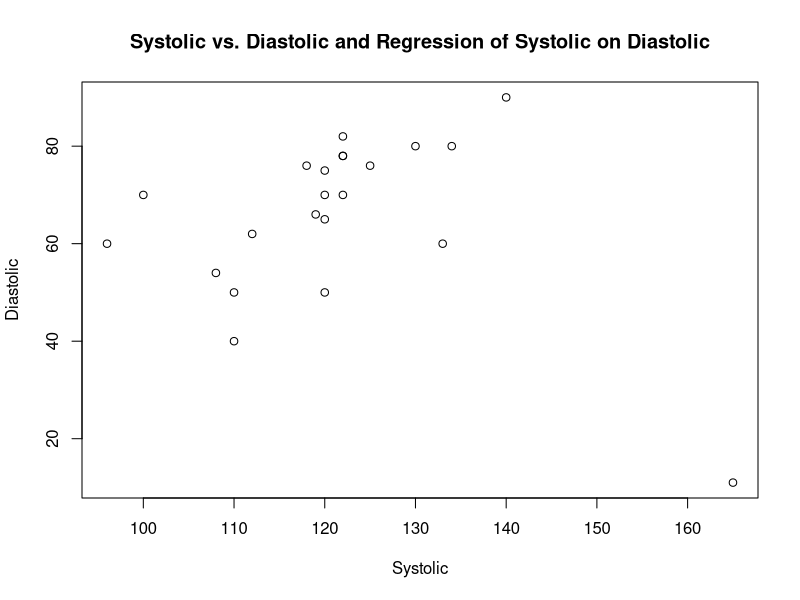

Recreate this plot in R. (Note: this script raises an error after producing the figure.)
##http://support.sas.com/documentation/cdl/en/procstat/66703/HTML/default/viewer.htm#procstat_univariate_examples01.htm

#library(Hmisc)
library(psych)

# create a data frame from scratch
patientID <- c('CK','CP','CP','FC','DS','JW','GS','HH','SS','BL','JI','RW','JW','SB','AB','FR','ES','MC','KD','BH','NS','EC')	

Systolic <- c(120,120,165,125,110,134,122,122,96, 140,110,133,130,118,122,100,120,119,108,120,122,112)
	
Diastolic <- c(50,75,11,76,50,80,70,82,60,90,40,60,80,76,78,70,70,66,54,65,78,62)
	
BPressure <- data.frame(patientID, Systolic, Diastolic)
	
summary(BPressure)
describe(BPressure)	

pdf("//fda.gov/WODC/CTP_Sandbox/OS/DPHS/StatisticsBranch/Team 2/Montes de Oca/rm_EXPLORE/0-MISC/code/results/SystolicDiastolic.pdf")
plot(Systolic, Diastolic)
abline(lm(Systolic~Diastolic))
title("Systolic vs. Diastolic and Regression of Systolic on Diastolic")
dev.off()

#or
dev.copy(png,"//fda.gov/WODC/CTP_Sandbox/OS/DPHS/StatisticsBranch/Team 2/Montes de Oca/rm_EXPLORE/0-MISC/code/results/SystolicDiastolic.png")
dev.off()

dev.copy(pdf,"//fda.gov/WODC/CTP_Sandbox/OS/DPHS/StatisticsBranch/Team 2/Montes de Oca/rm_EXPLORE/0-MISC/code/results/SystolicDiastolic.pdf")
dev.off()

#data fitness:
age <- c(44,44,38,40,44,44,45,54,51,48,57,52,51,51,49,52,40,42,47,43,38,45,47,49,51,49,54,50,54,57,48)
weight <- c(89.47,85.84,89.02,75.98,81.42,73.03,66.45,83.12,69.63,91.63,73.37,76.32,67.25,73.71,76.32,82.78,75.07,
68.15,77.45,81.19,81.87,87.66,79.15,81.42,77.91,73.37,79.38,70.87,91.63,59.08,61.24)
oxygen <- c(44.609,54.297,49.874,45.681,39.442,50.541,44.754,51.855,40.836,46.774,39.407,45.441,45.118,45.790,NA,
47.467,45.313,59.571,44.811,49.091,60.055,37.388,47.273,49.156,46.672,NA,46.080,54.625,39.203,50.545,47.920)
time <- c(11.37,  8.65,NA, 11.95, 13.08, 10.13, 11.12, 10.33, 10.95, 10.25, 12.63,  9.63, 11.08, 10.47,NA, 10.50,10.07,
 8.17,11.63,10.85, 8.63,14.03,10.60, 8.95,10.00,10.08,11.17, 8.92,12.88, 9.93,11.50)
fitness <- data.frame(age, weight, oxygen, time)
cor(age,weight)
cor(fitness, use="complete.obs", method="pearson")
cor(fitness, use="complete.obs")

library(Hmisc)
rcorr(as.matrix(fitness))
plot(fitness[,1:4])

#https://www.r-bloggers.com/correlation-and-linear-regression/
m1<-lm(weight~age, data=fitness)
summary(m1)
plot(m1)

par(mfrow=c(2,2))
plot(m1)


#transform data
fitness$Lweight<-log(fitness$weight)
plot(Lweight~age,fitness)
plot(weight~age,fitness)
hist(fitness$weight)
hist(fitness$Lweight)

#add normal curve:
Lweight <- fitness$Lweight
h<-hist(Lweight, breaks=10, col="red", xlab="xlab", main="main")
xfit<-seq(min(Lweight),max(Lweight),length=40)
yfit<-dnorm(xfit,mean=mean(Lweight),sd=sd(Lweight))
yfit <- yfit*diff(h$mids[1:2])*length(Lweight)
lines(xfit, yfit, col="blue", lwd=2)

weight <- fitness$weight
h<-hist(weight, breaks=10, col="red", xlab="xlab", main="main")
xfit<-seq(min(weight),max(weight),length=40)
yfit<-dnorm(xfit,mean=mean(weight),sd=sd(weight))
yfit <- yfit*diff(h$mids[1:2])*length(weight)
lines(xfit, yfit, col="blue", lwd=2)
